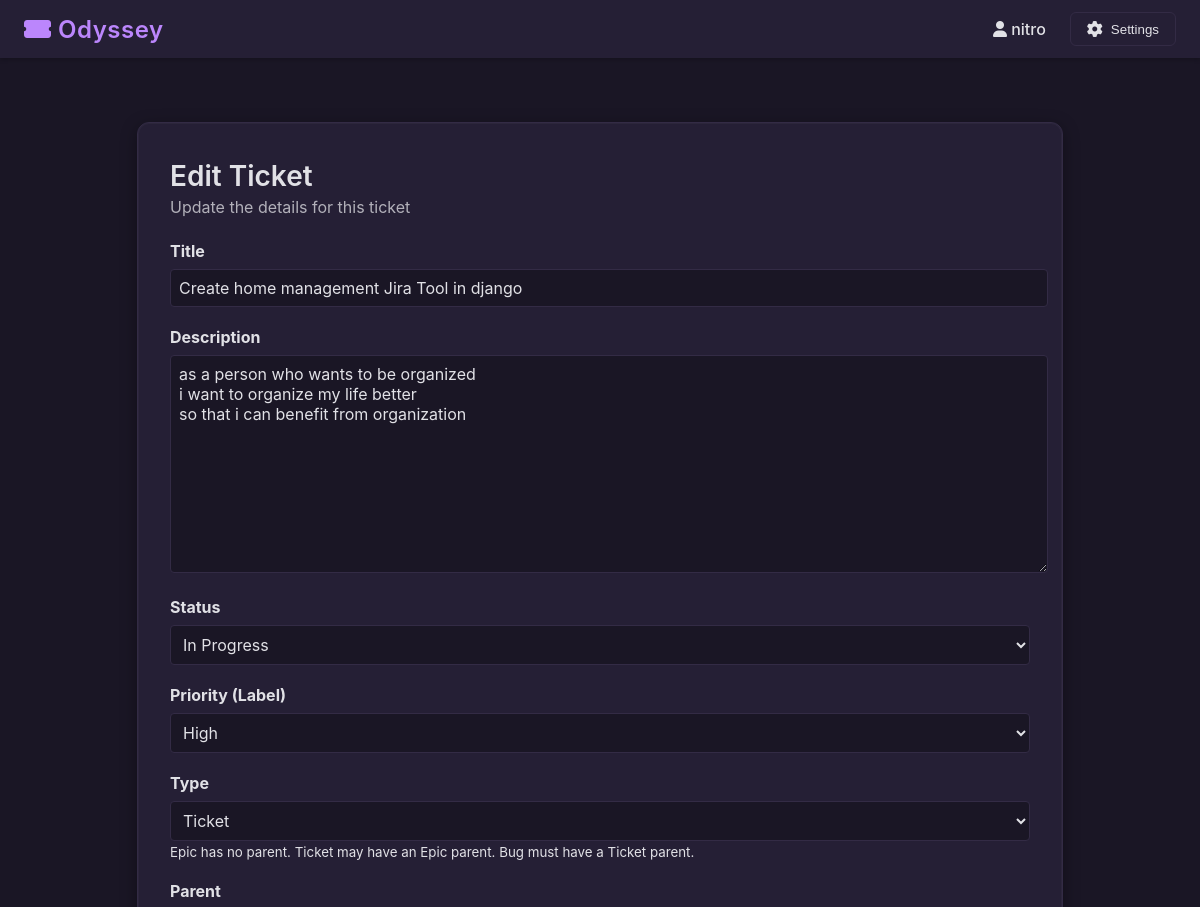
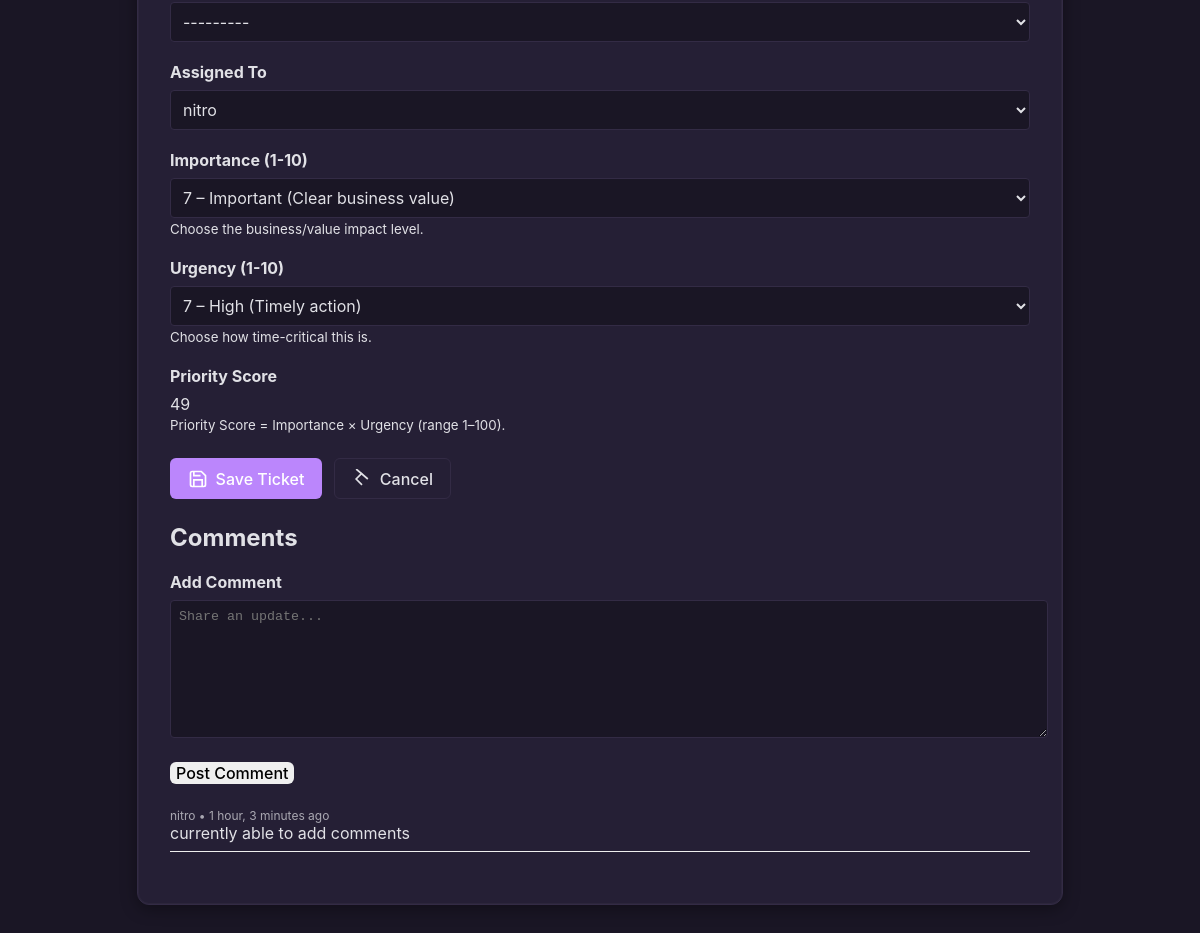
The page /ticket/4/edit/ (signed in) on the database its author committed (2 pictures, top to bottom).
### tickets/models.py (models this page shows, shortened)
class Ticket(models.Model):
	STATUS_CHOICES = [
		('todo', 'To Do'),
		('in_progress', 'In Progress'),
		('done', 'Done'),
	]
	PRIORITY_CHOICES = [
		('low', 'Low'),
		('medium', 'Medium'),
		('high', 'High'),
	]
	TICKET_TYPE_CHOICES = [
		('epic', 'Epic'),
		('ticket', 'Ticket'),
		('bug', 'Bug'),
	]
	title = models.CharField(max_length=200)
	description = models.TextField(blank=True)
	status = models.CharField(max_length=20, choices=STATUS_CHOICES, default='todo')
	priority = models.CharField(max_length=10, choices=PRIORITY_CHOICES, default='medium')
	ticket_type = models.CharField(max_length=10, choices=TICKET_TYPE_CHOICES, default='ticket', db_index=True, help_text='Categorizes this ticket in the hierarchy.')
	sort_order = models.IntegerField(default=0, db_index=True)
	importance = models.IntegerField(default=1, help_text='1 (lowest) … 10 (highest). Multiplies with urgency for derived priority score.')
	urgency = models.IntegerField(default=1, help_text='1 (lowest) … 10 (highest). Multiplies with importance for derived priority score.')
	parent = models.ForeignKey('self', null=True, blank=True, related_name='children', on_delete=models.CASCADE, help_text='Parent ticket in hierarchy (Epic for tickets, Ticket for bugs).')
	related_tickets = models.ManyToManyField('self', blank=True, symmetrical=False, related_name='related_from', help_text='Non-hierarchical linked tickets.')
	board = models.ForeignKey(Board, related_name='tickets', on_delete=models.CASCADE)
	created_at = models.DateTimeField(auto_now_add=True)
	updated_at = models.DateTimeField(auto_now=True)
	assignee = models.ForeignKey('auth.User', null=True, blank=True, on_delete=models.SET_NULL)
	updated_by = models.ForeignKey('auth.User', null=True, blank=True, on_delete=models.SET_NULL, related_name='updated_tickets')
	def __str__(self):
		return self.title

class TicketComment(models.Model):
	ticket = models.ForeignKey(Ticket, on_delete=models.CASCADE, related_name='comments')
	user = models.ForeignKey('auth.User', null=True, on_delete=models.SET_NULL)
	body = models.TextField()
	created_at = models.DateTimeField(auto_now_add=True)
	class Meta:
		ordering = ['-created_at']

### tickets/views.py (the view, shortened to what this page needs)
# urls.py: path('ticket/<int:ticket_id>/edit/', views.ticket_edit, name='ticket-edit'),
@login_required
def ticket_edit(request, ticket_id):
    ticket = get_object_or_404(Ticket, id=ticket_id)
    comment_mode = request.POST.get('comment_mode') == '1'
    if request.method == "POST" and not comment_mode:
        form = TicketForm(request.POST, instance=ticket)
        if form.is_valid():
            before = {f: getattr(ticket, f) for f in ['title','description','status','priority','importance','urgency','ticket_type','assignee_id','parent_id']}
            updated = form.save()
            after = {f: getattr(updated, f) for f in before}
            changed_parts = []
            for k in before:
                if before[k] != after[k]:
                    changed_parts.append(f"{k}={before[k]}→{after[k]}")
            TicketActivity.objects.create(
                ticket=updated,
                user=request.user,
                activity_type='updated',
                description=('; '.join(changed_parts) if changed_parts else 'No material field changes')
            )
            return redirect('tickets:board-view', board_id=updated.board.id)
    else:
        form = TicketForm(instance=ticket)
    comments = ticket.comments.select_related('user').all()
    return render(request, 'tickets/ticket_form.html', {
        'form': form,
        'ticket': ticket,
        'comments': comments,
        'action': 'Edit',
        'title': 'Edit Ticket'
    })

### tickets/templates/tickets/ticket_form.html (shortened to what this page needs)
{% extends 'tickets/base.html' %}
{% load static %}
{% block extra_css %}
<link rel="stylesheet" href="{% static 'tickets/css/forms.css' %}">
{% endblock %}
{% block content %}
<div class="form-page-wrapper">
  <div class="ticket-form-container card-panel">
    <div class="form-header">
        <h1 class="form-title">{% if form.instance.pk %}Edit{% else %}Create{% endif %} Ticket</h1>
        <p class="form-subtitle">{% if form.instance.pk %}Update the details for this ticket{% else %}Create a new ticket for this board{% endif %}</p>
    </div>
  <form method="post" class="ticket-form" novalidate {% if ticket %}action="{% url 'tickets:ticket-edit' ticket.id %}"{% elif board %}action="{% url 'tickets:ticket_new' board.id %}"{% endif %}>
        <div class="form-group">
            <label for="{{ form.title.id_for_label }}">Title</label>
            {{ form.title }}
        </div>
        <div class="form-group">
            <label for="{{ form.description.id_for_label }}">Description</label>
            {{ form.description }}
        </div>
    <div class="form-group">
      <label for="{{ form.status.id_for_label }}">Status</label>
      {{ form.status }}
    </div>
    <div class="form-group">
      <label for="{{ form.priority.id_for_label }}">Priority (Label)</label>
      {{ form.priority }}
    </div>
        <div class="form-group">
            <label for="{{ form.ticket_type.id_for_label }}">Type</label>
            {{ form.ticket_type }}
            <small class="help-text">Epic has no parent. Ticket may have an Epic parent. Bug must have a Ticket parent.</small>
        </div>
        <div class="form-group" id="parent-field-wrapper">
            <label for="{{ form.parent.id_for_label }}">Parent</label>
            {{ form.parent }}
        </div>
        <div class="form-group">
            <label for="{{ form.assignee.id_for_label }}">Assigned To</label>
            {{ form.assignee }}
        </div>
    <div class="form-group">
      <label for="id_importance">Importance (1-10)</label>
      {{ form.importance }}
      <small class="help-text">Choose the business/value impact level.</small>
    </div>
    <div class="form-group">
      <label for="id_urgency">Urgency (1-10)</label>
      {{ form.urgency }}
      <small class="help-text">Choose how time-critical this is.</small>
    </div>
        <div class="form-group">
            <label>Priority Score</label>
            <div id="priority-score" class="priority-score-box">—</div>
            <small class="help-text">Priority Score = Importance × Urgency (range 1–100).</small>
        </div>
        <div class="form-actions">
            <button type="submit" class="btn btn-primary solid">
                <svg xmlns="http://www.w3.org/2000/svg" width="20" height="20" viewBox="0 0 24 24" fill="none" stroke="currentColor" stroke-width="2">
                    <path d="M19 21H5a2 2 0 0 1-2-2V5a2 2 0 0 1 2-2h11l5 5v11a2 2 0 0 1-2 2z"></path>
                    <polyline points="17 21 17 13 7 13 7 21"></polyline>
                    <polyline points="7 3 7 8 15 8"></polyline>
                </svg>
                Save Ticket
            </button>
            <a href="javascript:history.back()" class="btn btn-secondary outline">
                <svg xmlns="http://www.w3.org/2000/svg" width="20" height="20" viewBox="0 0 24 24" fill="none" stroke="currentColor" stroke-width="2">
                    <line x1="19" y1="12" x2="5" y1="12"></line>
                    <polyline points="12 19 5 12 12 5"></polyline>
                </svg>
                Cancel
            </a>
        </div>
    </form>
  {% if ticket %}
  <div class="comments-section card-panel" style="margin-top:1.5rem;">
    <h2 style="margin-top:0;">Comments</h2>
    <form method="post" style="margin-bottom:1rem;">
      <div class="form-group">
        <label for="id_comment_body">Add Comment</label>
        <textarea name="comment_body" id="id_comment_body" rows="3" class="form-control" placeholder="Share an update..."></textarea>
      </div>
      <button type="submit" class="btn btn-secondary">Post Comment</button>
    </form>
    <ul class="comment-list" style="list-style:none;padding-left:0;">
      {% for c in comments %}
      <li class="comment-item" style="border-bottom:1px solid #eee;padding:.5rem 0;">
        <div style="font-size:.75rem;opacity:.7;">{{ c.user.username|default:'(user deleted)' }} • {{ c.created_at|timesince }} ago</div>
        <div style="white-space:pre-wrap;">{{ c.body }}</div>
      </li>
      {% empty %}
      <li style="opacity:.6;">No comments yet.</li>
      {% endfor %}
    </ul>
  </div>
  {% endif %}
  </div>
</div>
{% endblock %}

### tickets/templates/tickets/base.html (shortened to what this page needs)
<!DOCTYPE html>
<html>
<head>
    {% load static %}
    <link rel="stylesheet" href="https://cdnjs.cloudflare.com/ajax/libs/font-awesome/6.0.0/css/all.min.css">
    <link rel="stylesheet" href="{% static 'tickets/css/base.css' %}">
    {% block extra_css %}{% endblock %}
</head>
<body>
    <nav class="main-nav">
        <div class="nav-content">
            <a href="{% url 'home' %}" class="nav-brand">
                <i class="fas fa-ticket-alt"></i>
                Odyssey
            </a>
            <div class="nav-links">
                {% if user.is_authenticated %}
                    <span class="user-name">
                        <i class="fas fa-user"></i>
                        {{ user.username }}
                    </span>
                    <div class="settings-dropdown">
                        <button class="settings-btn">
                            <i class="fas fa-cog"></i>
                            Settings
                        </button>
                    </div>
                {% else %}
                    <a href="{% url 'admin:login' %}" class="login-btn">
                        <i class="fas fa-sign-in-alt"></i>
                        Login
                    </a>
                {% endif %}
            </div>
        </div>
    </nav>
    <main class="content">
        {% block content %}{% endblock %}
    </main>
</body>
</html>

### tickets/static/tickets/css/base.css (style rules this page uses)
body { margin: 0; font-family: -apple-system, BlinkMacSystemFont, 'Segoe UI', Roboto, 'Helvetica Neue', Arial, sans-serif; background-color: var(--background-color); color: var(--text-color); min-height: 100vh; }
.main-nav { background-color: var(--surface-color); box-shadow: 0 2px 4px rgba(0, 0, 0, 0.2); padding: 0.75rem 1.5rem; position: sticky; top: 0; z-index: 1000; }
.nav-content { max-width: 1200px; margin: 0 auto; display: flex; justify-content: space-between; align-items: center; }
.nav-brand { color: var(--primary-color); text-decoration: none; font-size: 1.5rem; font-weight: 600; letter-spacing: 0.5px; transition: color 0.2s ease; }
.nav-links { display: flex; align-items: center; gap: 1.5rem; }
.settings-dropdown { position: relative; }
.settings-btn { background: transparent; border: 1px solid var(--border-color); color: var(--text-color); padding: 0.5rem 1rem; border-radius: 6px; cursor: pointer; display: flex; align-items: center; gap: 0.5rem; transition: all 0.2s ease; }
.settings-btn i { font-size: 1rem; }
.user-name { color: var(--text-color); font-weight: 500; }
.content { max-width: 1200px; margin: 2rem auto; padding: 0 1.5rem; }

### tickets/static/tickets/css/forms.css (style rules this page uses)
.form-page-wrapper { min-height: calc(100vh - 140px); display: flex; align-items: flex-start; justify-content: center; padding: 2rem 1rem 4rem; }
.ticket-form-container.card-panel { width: 100%; max-width: 860px; background: var(--surface-color); border: 1px solid var(--border-color); border-radius: 12px; padding: 2.25rem 2rem; box-shadow: 0 4px 16px rgba(0,0,0,0.35), 0 0 0 1px rgba(255,255,255,0.03) inset; }
.form-header { margin-bottom: 1.5rem; }
.form-title { margin: 0 0 .25rem; font-size: 1.75rem; font-weight: 600; color: var(--text-color); }
.form-subtitle { margin: 0; color: var(--text-color); opacity: .75; }
.ticket-form .form-group { margin-bottom: 1.25rem; }
.ticket-form label { display:block; font-weight:500; margin-bottom:.4rem; }
.ticket-form input[type=text], .ticket-form select, .ticket-form textarea { width:100%; background: var(--background-color); border:1px solid var(--border-color); color: var(--text-color); padding:.65rem .75rem; border-radius:6px; font:inherit; }
.ticket-form textarea { min-height:140px; resize: vertical; }
.form-actions { display:flex; gap:.75rem; margin-top:1.5rem; }
.btn { cursor:pointer; border:none; display:inline-flex; align-items:center; gap:.5rem; font:inherit; font-weight:500; border-radius:6px; text-decoration:none; }
.btn.solid { background: var(--primary-color); color:#fff; padding:.65rem 1.1rem; }
.btn.outline { background: transparent; border:1px solid var(--border-color); color: var(--text-color); padding:.6rem 1.05rem; }
.form-group { margin-bottom: 20px; }
.form-group label { display: block; margin-bottom: 8px; color: var(--text-color); font-weight: bold; }
.form-group input[type="text"], .form-group textarea, .form-group select { width: 100%; padding: 8px; border: 1px solid var(--border-color); border-radius: 4px; background: var(--background-color); color: var(--text-color); }
.form-group textarea { min-height: 120px; resize: vertical; }

### tickets/templates/tickets/base.html (style rules this page uses)
:root { --primary-color: #bb86fc; --secondary-color: #6649a8; --background-color: #1a1625; --surface-color: #251f35; --text-color: #e1e1e6; --accent-color: #985eff; --border-color: #332b45; --danger-color: #cf6679; --success-color: #03dac6; --info-color: #8bb4fe; }

### rows shown on the page
Ticket: title "Create home management Jira Tool in django", description "as a person who wants to be organized i want to organize my life better so that i can benefit from organization", status "In Progress", priority "High", ticket_type "Ticket", parent "---------", assignee "nitro", importance "7 – Important (Clear business value)", urgency "7 – High (Timely action)"
TicketComment: user.username "nitro", created_at "1 hour, 3 minutes", body "currently able to add comments"

### other values the page prints
{{ user.username }} "nitro"
